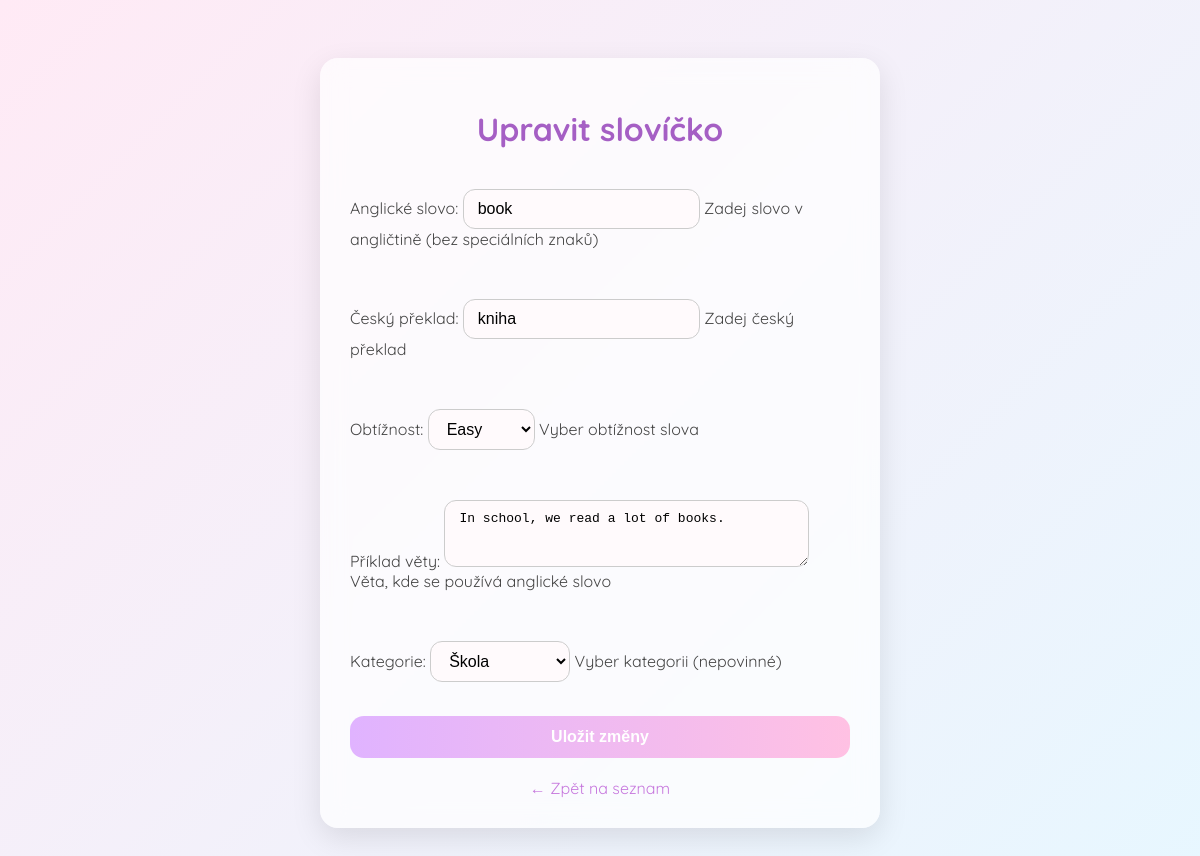
/words/edit/6/ (signed in), run on the app's committed database.
### core/models.py (models this page shows, shortened)
class Word(models.Model):
    english = models.CharField(
        max_length=100,
        verbose_name="Anglické slovo",
        help_text="Zadej slovo v angličtině (bez speciálních znaků)",
        validators=[RegexValidator(r'^[a-zA-Z\s\-]+$', 'Pouze písmena, mezery a pomlčky')]
    )
    czech = models.CharField(
        max_length=100,
        verbose_name="Český překlad",
        help_text="Zadej český překlad"
    )
    difficulty = models.CharField(
        max_length=10,
        choices=[
            ('easy', 'Easy'),
            ('medium', 'Medium'),
            ('hard', 'Hard')
        ],
        verbose_name="Obtížnost",
        help_text="Vyber obtížnost slova"
    )
    category = models.ForeignKey(
        'Category',
        on_delete=models.CASCADE,
        null=True,
        blank=True,
        verbose_name="Kategorie",
        help_text="Vyber kategorii (nepovinné)"
    )
    example_sentence = models.TextField(
        blank=True,
        null=True,
        verbose_name="Příklad věty",
        help_text="Věta, kde se používá anglické slovo"
    )
    class Meta:
        verbose_name = "Slovo"
        verbose_name_plural = "Slova"
        ordering = ['difficulty']

### core/views.py (the view)
# urls.py: path('words/edit/<int:word_id>/', views.edit_word, name='edit_word'),
@login_required
@user_passes_test(is_admin)
def edit_word(request, word_id):
    word = Word.objects.get(id=word_id)
    if request.method == 'POST':
        form = WordForm(request.POST, instance=word)
        if form.is_valid():
            form.save()
            return redirect('word_list')
    else:
        form = WordForm(instance=word)
    return render(request, 'core/edit_word.html', {'form': form, 'word': word})

### core/forms.py
class WordForm(forms.ModelForm):
    class Meta:
        model = Word
        fields = ['english', 'czech', 'difficulty', 'example_sentence', 'category']
        widgets = {
            'english': forms.TextInput(attrs={'class': 'form-control'}),
            'czech': forms.TextInput(attrs={'class': 'form-control'}),
            'difficulty': forms.Select(attrs={'class': 'form-control'}),
            'example_sentence': forms.Textarea(attrs={'class': 'form-control', 'rows': 3}),
            'category': forms.Select(attrs={'class': 'form-control'}),
        }

### core/models.py (called while the page is built)
    def __str__(self):
        return self.name

### core/views.py (called while the page is built)
def is_admin(user):
    return user.is_staff or user.is_superuser

### core/templates/core/edit_word.html (shortened to what this page needs)
<!DOCTYPE html>
<html lang="cs">
<head>
</head>
<body>
  <div class="form-box">
    <h1>Upravit slovíčko</h1>
    <form method="post">
      {{ form.as_p }}
      <button type="submit">Uložit změny</button>
    </form>
    <a href="{% url 'word_list' %}">← Zpět na seznam</a>
  </div>
</body>
</html>

### core/templates/core/edit_word.html (style rules this page uses)
body { font-family: 'Quicksand', sans-serif; background: linear-gradient(135deg, #ffeaf5, #e7f7ff); padding: 50px; color: #444; }
.form-box { max-width: 500px; margin: 0 auto; background: rgba(255, 255, 255, 0.7); padding: 30px; border-radius: 18px; box-shadow: 0 10px 30px rgba(0, 0, 0, 0.1); backdrop-filter: blur(12px); }
h1 { text-align: center; margin-bottom: 24px; color: #a55fc4; }
form { display: flex; flex-direction: column; gap: 18px; }
input[type="text"], select, textarea { padding: 10px 14px; border-radius: 12px; border: 1px solid #ccc; font-size: 1em; background: #fffafc; max-width: 100%; }
textarea { resize: vertical; }
button { padding: 12px 20px; border: none; border-radius: 14px; font-weight: bold; background: linear-gradient(to right, #e0b3ff, #ffc1e3); color: white; cursor: pointer; font-size: 1em; transition: 0.2s; }
a { display: block; margin-top: 20px; text-align: center; color: #c678dd; text-decoration: none; }

### data on the page
Word: english "book", czech "kniha", difficulty "Easy", example_sentence "In school, we read a lot of books.", category "Škola"
